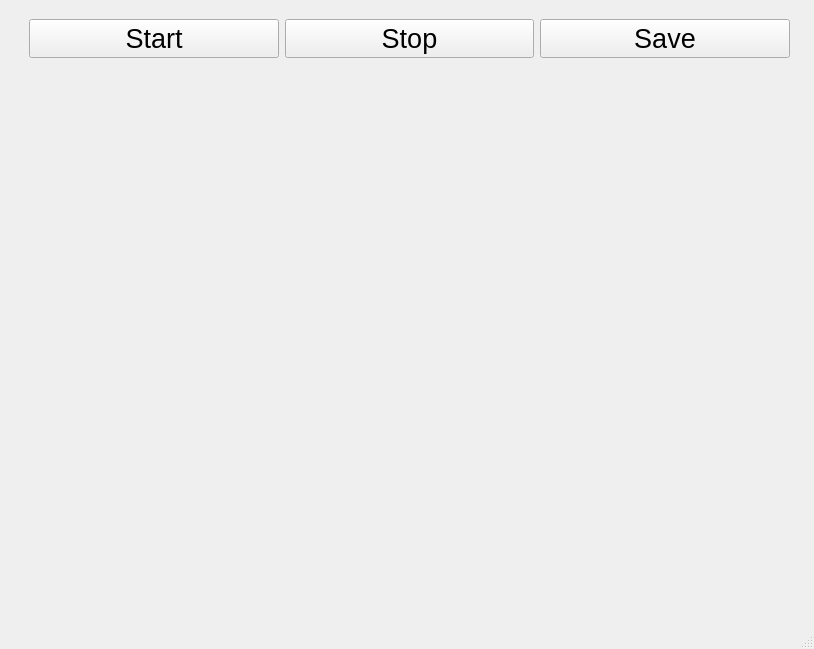
<?xml version="1.0" encoding="UTF-8"?>
<ui version="4.0">
 <class>MainWindow</class>
 <widget class="QMainWindow" name="MainWindow">
  <property name="geometry">
   <rect>
    <x>0</x>
    <y>0</y>
    <width>814</width>
    <height>649</height>
   </rect>
  </property>
  <property name="windowTitle">
   <string>MainWindow</string>
  </property>
  <widget class="QWidget" name="centralwidget">
   <widget class="QWidget" name="verticalLayoutWidget">
    <property name="geometry">
     <rect>
      <x>29</x>
      <y>19</y>
      <width>761</width>
      <height>601</height>
     </rect>
    </property>
    <layout class="QVBoxLayout" name="verticalLayout">
     <item>
      <layout class="QHBoxLayout" name="horizontalLayout">
       <item>
        <widget class="QPushButton" name="StartButton">
         <property name="font">
          <font>
           <family>Arial</family>
           <pointsize>20</pointsize>
          </font>
         </property>
         <property name="text">
          <string>Start</string>
         </property>
        </widget>
       </item>
       <item>
        <widget class="QPushButton" name="StopButton">
         <property name="font">
          <font>
           <family>Arial</family>
           <pointsize>20</pointsize>
          </font>
         </property>
         <property name="text">
          <string>Stop</string>
         </property>
        </widget>
       </item>
       <item>
        <widget class="QPushButton" name="SaveButton">
         <property name="font">
          <font>
           <family>Arial</family>
           <pointsize>20</pointsize>
          </font>
         </property>
         <property name="text">
          <string>Save</string>
         </property>
        </widget>
       </item>
      </layout>
     </item>
     <item>
      <widget class="QWidget" name="widget" native="true"/>
     </item>
    </layout>
   </widget>
  </widget>
  <widget class="QStatusBar" name="statusbar"/>
 </widget>
 <resources/>
 <connections/>
</ui>
